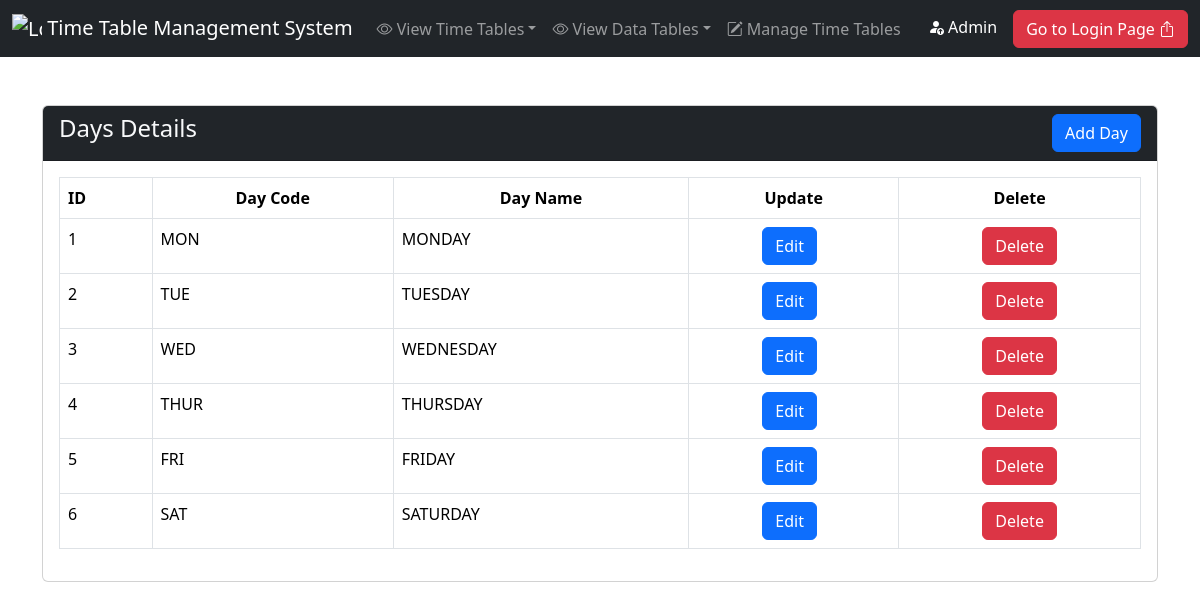
The page /days/days-details.php on the database its author committed.
### tables this page shows
CREATE TABLE `days` (
  `Day_Id` int(11) NOT NULL,
  `Day_Code` varchar(50) NOT NULL,
  `Day_Name` varchar(50) NOT NULL
);

### days/days-details.php (the view, shortened to what this page needs)
<?php include("../includes/connect.php")?>
<?php include("../includes/header.php")?>
      <div class="container">
        <div class="row">
          <div class="col-md-12 mt-5">
            <div class="card ">
              <div class="card-header d-flex justify-content-between bg-dark text-light">
                <h4>Days Details</h4>
                <a href="../days/day-add.php" class="btn btn-primary">Add Day</a>
              </div>
              <div class="card-body">
                <table class="table table-bordered" id = "myTable">
                  <thead>
                    <tr>
                      <th scope="col">ID</th>
                      <th scope="col"class="text-center">Day Code</th>
                      <th scope="col"class="text-center">Day Name</th>
                      <th scope="col" class="text-center">Update</th>
                      <th scope="col" class="text-center">Delete</th>
                    </tr>
                  </thead>
                  <tbody>
                    <?php
                        $sno = 1;
                        $sql = "SELECT * FROM `days`";
                        $result = mysqli_query($conn,$sql);
                        $num = mysqli_num_rows($result);
                        if($num>0){
                          while($num>0){
                            $row = mysqli_fetch_assoc($result)
                          ?>
                            <tr>
                              <td><?php echo $sno ?></td>
                              <td><?php echo $row['Day_Code'] ?></td>
                              <td><?php echo $row['Day_Name'] ?></td>
                              <td class="text-center">
                                <a href="../days/day-edit.php?day_id=<?php echo $row['Day_Id'] ?>" class="btn btn-primary edit me-2" >Edit</a>
                              </td>
                              <td class="text-center">
                                  <a href="javascript:void(0);" class="day-delete-btn btn btn-danger">Delete</a>
                              </td>
                            </tr>
                          <?php
                            $num = $num-1;
                            $sno = $sno+1;
                          }
                        }
                        else{
                          echo '<tr><td colspan="4">No data found</td></tr>';
                        }
                    ?>
                  </tbody>
                </table>
              </div>
            </div>
          </div>
        </div>
      </div>
<?php include("../includes/footer.php")?>

### rows shown on the page
days: Day_Code "MON", Day_Name "MONDAY"
days: Day_Code "TUE", Day_Name "TUESDAY"
days: Day_Code "WED", Day_Name "WEDNESDAY"
days: Day_Code "THUR", Day_Name "THURSDAY"
days: Day_Code "FRI", Day_Name "FRIDAY"
days: Day_Code "SAT", Day_Name "SATURDAY"
